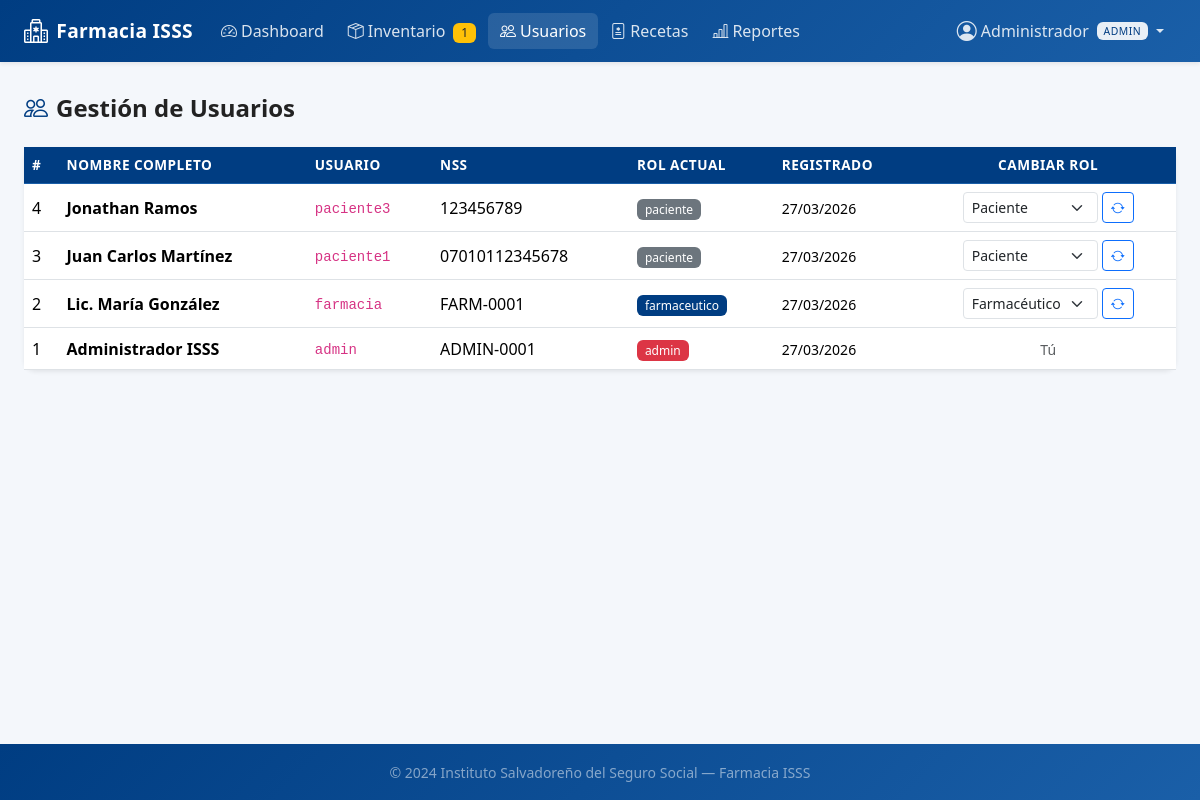
Page /admin/usuarios (signed in) on the committed database.
### models.py (models this page shows, shortened)
class User(UserMixin, db.Model):
    __tablename__ = 'users'
    id = db.Column(db.Integer, primary_key=True)
    username = db.Column(db.String(80), unique=True, nullable=False)
    password_hash = db.Column(db.String(256), nullable=False)
    role = db.Column(db.String(20), nullable=False)  # paciente, farmaceutico, admin
    nombre_completo = db.Column(db.String(150), nullable=False)
    num_seguro_social = db.Column(db.String(50), nullable=True)
    created_at = db.Column(db.DateTime, default=datetime.utcnow)
    prescriptions = db.relationship('Prescription', backref='patient', lazy=True,
                                    foreign_keys='Prescription.patient_id')
    orders_processed = db.relationship('Order', backref='pharmacist', lazy=True,
                                       foreign_keys='Order.pharmacist_id')

### app.py (the view)
@app.route('/admin/usuarios')
@login_required
@role_required('admin')
def admin_users():
    users = User.query.order_by(User.created_at.desc()).all()
    return render_template('admin/users.html', users=users)

### app.py (called while the page is built)
def role_required(*roles):
    def decorator(f):
        @wraps(f)
        def decorated(*args, **kwargs):
            if not current_user.is_authenticated:
                return redirect(url_for('login'))
            if current_user.role not in roles:
                abort(403)
            return f(*args, **kwargs)
        return decorated
    return decorator

@login_manager.user_loader
def load_user(user_id):
    return User.query.get(int(user_id))

@app.context_processor
def inject_globals():
    low_stock_count = 0
    if current_user.is_authenticated and current_user.role in ('admin', 'farmaceutico'):
        low_stock_count = Medication.query.filter(
            Medication.stock <= Medication.stock_minimo
        ).count()
    return dict(low_stock_count=low_stock_count)

### templates/admin/users.html (shortened to what this page needs)
{% extends 'base.html' %}
{% block content %}
<div class="mb-4">
  <h4 class="fw-bold mb-0">
    <i class="bi bi-people me-2 text-isss"></i>Gestión de Usuarios
  </h4>
</div>
<div class="card shadow-sm border-0">
  <div class="table-responsive">
    <table class="table table-hover align-middle mb-0">
      <thead class="table-dark">
        <tr>
          <th>#</th>
          <th>Nombre Completo</th>
          <th>Usuario</th>
          <th>NSS</th>
          <th>Rol Actual</th>
          <th>Registrado</th>
          <th class="text-center">Cambiar Rol</th>
        </tr>
      </thead>
      <tbody>
        {% for user in users %}
        <tr>
          <td>{{ user.id }}</td>
          <td class="fw-semibold">{{ user.nombre_completo }}</td>
          <td><code>{{ user.username }}</code></td>
          <td>{{ user.num_seguro_social or '—' }}</td>
          <td>
            <span class="badge
              {% if user.role == 'admin' %}bg-danger
              {% elif user.role == 'farmaceutico' %}bg-isss
              {% else %}bg-secondary{% endif %}">
              {{ user.role }}
            </span>
          </td>
          <td><small>{{ user.created_at.strftime('%d/%m/%Y') }}</small></td>
          <td class="text-center">
            {% if user.id != current_user.id %}
            <form method="POST" action="{{ url_for('admin_change_role', user_id=user.id) }}"
                  class="d-inline-flex gap-1">
              <select name="role" class="form-select form-select-sm" style="width:auto">
                <option value="paciente" {% if user.role == 'paciente' %}selected{% endif %}>Paciente</option>
                <option value="farmaceutico" {% if user.role == 'farmaceutico' %}selected{% endif %}>Farmacéutico</option>
              </select>
              <button class="btn btn-sm btn-outline-primary">
                <i class="bi bi-arrow-repeat"></i>
              </button>
            </form>
            {% else %}
            <span class="text-muted small">Tú</span>
            {% endif %}
          </td>
        </tr>
        {% endfor %}
      </tbody>
    </table>
  </div>
</div>
{% endblock %}

### templates/base.html (shortened to what this page needs)
<!DOCTYPE html>
<html lang="es">
<head>
  <link rel="stylesheet" href="https://cdn.jsdelivr.net/npm/bootstrap@5.3.2/dist/css/bootstrap.min.css" />
  <link rel="stylesheet" href="https://cdn.jsdelivr.net/npm/bootstrap-icons@1.11.3/font/bootstrap-icons.min.css" />
  <link rel="stylesheet" href="{{ url_for('static', filename='css/style.css') }}" />
</head>
<body class="d-flex flex-column min-vh-100">
<nav class="navbar navbar-expand-lg navbar-dark bg-isss shadow-sm">
  <div class="container-fluid px-4">
    <a class="navbar-brand d-flex align-items-center gap-2" href="{{ url_for('index') }}">
      <i class="bi bi-hospital fs-4"></i>
      <span class="fw-bold">Farmacia ISSS</span>
    </a>
    <div class="collapse navbar-collapse" id="navbarMain">
      {% if current_user.is_authenticated %}
      <ul class="navbar-nav me-auto mb-2 mb-lg-0">
        {% if current_user.role == 'paciente' %}
          <li class="nav-item">
            <a class="nav-link {% if request.endpoint == 'patient_dashboard' %}active{% endif %}"
               href="{{ url_for('patient_dashboard') }}">
              <i class="bi bi-grid-1x2 me-1"></i>Mis Recetas
            </a>
          </li>
          <li class="nav-item">
            <a class="nav-link {% if request.endpoint == 'patient_upload' %}active{% endif %}"
               href="{{ url_for('patient_upload') }}">
              <i class="bi bi-upload me-1"></i>Subir Receta
            </a>
          </li>
        {% elif current_user.role == 'admin' %}
          <li class="nav-item">
            <a class="nav-link {% if request.endpoint == 'admin_dashboard' %}active{% endif %}"
               href="{{ url_for('admin_dashboard') }}">
              <i class="bi bi-speedometer2 me-1"></i>Dashboard
            </a>
          </li>
          <li class="nav-item">
            <a class="nav-link {% if request.endpoint == 'admin_inventory' %}active{% endif %}"
               href="{{ url_for('admin_inventory') }}">
              <i class="bi bi-box-seam me-1"></i>Inventario
              {% if low_stock_count > 0 %}
              <span class="badge bg-warning text-dark ms-1">{{ low_stock_count }}</span>
              {% endif %}
            </a>
          </li>
          <li class="nav-item">
            <a class="nav-link {% if request.endpoint == 'admin_users' %}active{% endif %}"
               href="{{ url_for('admin_users') }}">
              <i class="bi bi-people me-1"></i>Usuarios
            </a>
          </li>
          <li class="nav-item">
            <a class="nav-link {% if request.endpoint == 'admin_prescriptions' %}active{% endif %}"
               href="{{ url_for('admin_prescriptions') }}">
              <i class="bi bi-file-medical me-1"></i>Recetas
            </a>
          </li>
          <li class="nav-item">
            <a class="nav-link {% if request.endpoint == 'admin_reports' %}active{% endif %}"
               href="{{ url_for('admin_reports') }}">
              <i class="bi bi-bar-chart-line me-1"></i>Reportes
            </a>
          </li>
        {% endif %}
      </ul>
      <ul class="navbar-nav ms-auto mb-2 mb-lg-0 align-items-lg-center">
        <li class="nav-item dropdown">
          <a class="nav-link dropdown-toggle d-flex align-items-center gap-1" href="#"
             data-bs-toggle="dropdown">
            <i class="bi bi-person-circle fs-5"></i>
            <span class="d-none d-lg-inline">{{ current_user.nombre_completo.split()[0] }}</span>
            <span class="badge bg-white text-isss ms-1 small">{{ current_user.role }}</span>
          </a>
        </li>
      </ul>
      {% endif %}
    </div>
  </div>
</nav>
<main class="container-fluid px-4 py-3 flex-grow-1">
  {% block content %}{% endblock %}
</main>
<footer class="footer-isss mt-auto py-3">
  <div class="container text-center">
    <span class="text-white-50 small">
      &copy; {{ now.year if now is defined else '2024' }} Instituto Salvadoreño del Seguro Social &mdash; Farmacia ISSS
    </span>
  </div>
</footer>
</body>
</html>

### static/css/style.css (style rules this page uses)
:root { --isss-blue: #003d82; --isss-blue-dark: #002d62; --isss-blue-light: #e8f0fb; --isss-blue-mid: #1a5fa8; }
body { font-family: 'Segoe UI', system-ui, -apple-system, sans-serif; background-color: #f4f7fb; color: #222; }
.bg-isss { background-color: var(--isss-blue) !important; }
.text-isss { color: var(--isss-blue) !important; }
.navbar.bg-isss { background: linear-gradient(135deg, var(--isss-blue) 0%, var(--isss-blue-mid) 100%) !important; }
.navbar-dark .navbar-nav .nav-link { color: rgba(255, 255, 255, 0.85); transition: color 0.2s; border-radius: 6px; padding: 6px 12px; }
.navbar-dark .navbar-nav .nav-link:hover, .navbar-dark .navbar-nav .nav-link.active { color: #fff; background: rgba(255, 255, 255, 0.12); }
.navbar-brand { font-size: 1.2rem; letter-spacing: 0.3px; }
.badge.bg-white.text-isss { background: rgba(255, 255, 255, 0.9) !important; color: var(--isss-blue) !important; font-size: 0.65rem; text-transform: uppercase; letter-spacing: 0.5px; }
.card { border-radius: 12px; }
.footer-isss { background: linear-gradient(135deg, var(--isss-blue) 0%, var(--isss-blue-mid) 100%); }
.table th { font-weight: 600; font-size: 0.85rem; text-transform: uppercase; letter-spacing: 0.5px; }
.table-dark th { background-color: var(--isss-blue) !important; border-color: var(--isss-blue-mid) !important; }
.badge { font-weight: 500; }

### rows in the picture
User: nombre_completo "Administrador", role "ADMIN", id "1", nombre_completo "Administrador ISSS", username "admin", num_seguro_social "ADMIN-0001", role "admin", created_at "27/03/2026", shows "Tú"
User: id "4", nombre_completo "Jonathan Ramos", username "paciente3", num_seguro_social "123456789", role "paciente", created_at "27/03/2026", role "Paciente"
User: id "3", nombre_completo "Juan Carlos Martínez", username "paciente1", num_seguro_social "07010112345678", role "paciente", created_at "27/03/2026", role "Paciente"
User: id "2", nombre_completo "Lic. María González", username "farmacia", num_seguro_social "FARM-0001", role "farmaceutico", created_at "27/03/2026", role "Farmacéutico"

### other values in the picture
{{ low_stock_count }} "1"
{{ now.year if now is defined else '2024' }} "2024"
